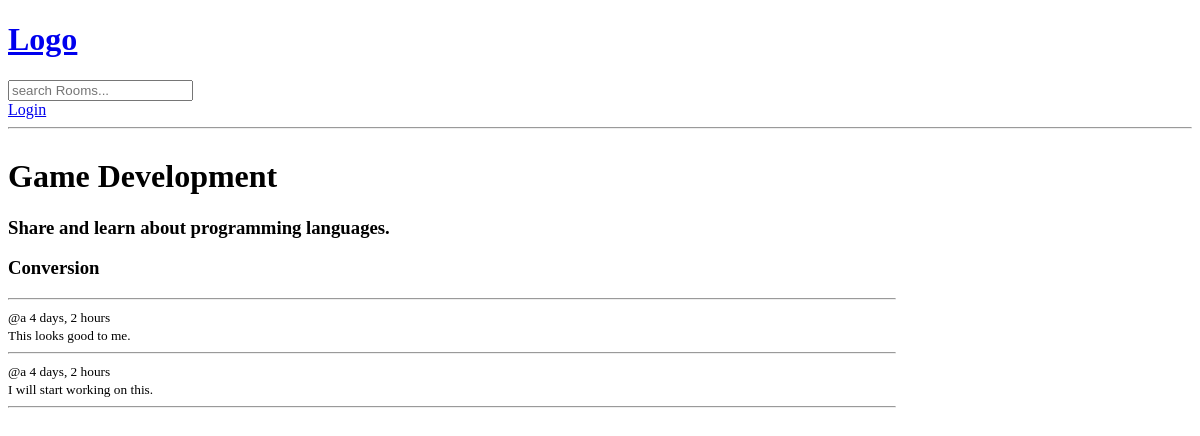
Page /room/60/ on the earlier database version.
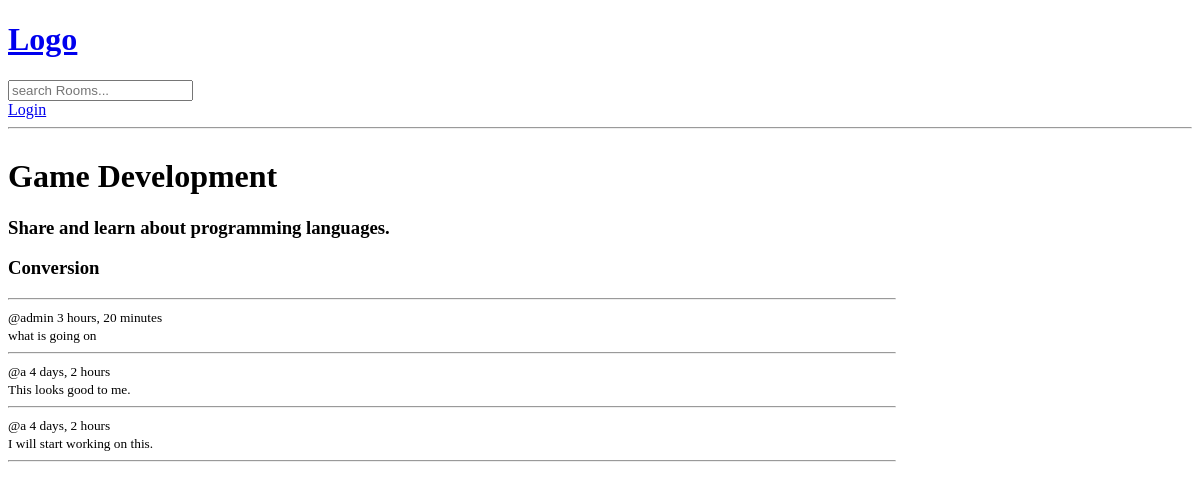
Same page on the later database version.
### base/models.py (models this page shows, shortened)
class Room(models.Model):
    host=models.ForeignKey(User,on_delete=models.SET_NULL,null=True)
    topic=models.ForeignKey(Topic,on_delete=models.SET_NULL,null=True)
    name=models.CharField(max_length=200)
    description=models.TextField(null=True,blank=True)
    updated=models.DateTimeField(auto_now=True)
    created=models.DateTimeField(auto_now_add=True)
    class Meta:
        ordering=['-updated','-created']

class Message(models.Model):
    user=models.ForeignKey(User,on_delete=models.CASCADE)
    room=models.ForeignKey(Room,on_delete=models.CASCADE)
    body=models.TextField()
    updated=models.DateTimeField(auto_now=True)
    created=models.DateTimeField(auto_now_add=True)

### base/views.py (the view)
# urls.py: path('room/<str:pk>/',views.room,name="room"),
def room(request, pk):
    room = Room.objects.get(id=pk)
    room_messages = room.message_set.all().order_by("-created")
    if request.method == "POST":
        comment = Message.objects.create(
            user=request.user, room=room, body=request.POST.get("body")
        )
        return redirect("room", pk=room.id)
    context = {"room": room, "room_messages": room_messages}
    return render(request, "base/room.html", context)

### base/templates/base/room.html (shortened to what this page needs)
{% extends "main.html" %} {% block content%}
<div class="room-container">
  <div class="grid-item">
    <h1>{{room.name}}</h1>
    <h3>{{room.description}}</h3>
    <div class="comment-wrapper">
      <h3>Conversion</h3>
      <hr />
      {% for message in room_messages%}
      <small>@{{message.user}} {{message.created | timesince }}</small>
      <br />
      <small>{{message.body}}</small>
      <hr />
      {% endfor %}
    </div>
 {% endblock content%}

### templates/main.html (shortened to what this page needs)
<!DOCTYPE html>
<html lang="en">
    <head>
    </head>
    <body> {% include 'navbar.html' %} {% block content %} {% endblock  %} </body>
</html>

### templates/navbar.html
<a href="/">
    <h1>Logo</h1>
</a>
<form action="{% url 'home'%}">
    <input type="text" name="q" placeholder="search Rooms..." />
</form>
{% if request.user.is_authenticated %} Hello, {{user.username}}
<a href="{% url 'logout' %}">Logout</a>
{% else %}
<a href="{% url 'login' %}">Login</a>
{% endif %}
<hr />

### base/templates/base/room.html (style rules this page uses)
.room-container { display: grid; grid-template-columns: 3fr 1fr; }

Differences in the rows shown:
added Message: user "admin", created "3 hours, 20 minutes", body "what is going on"
